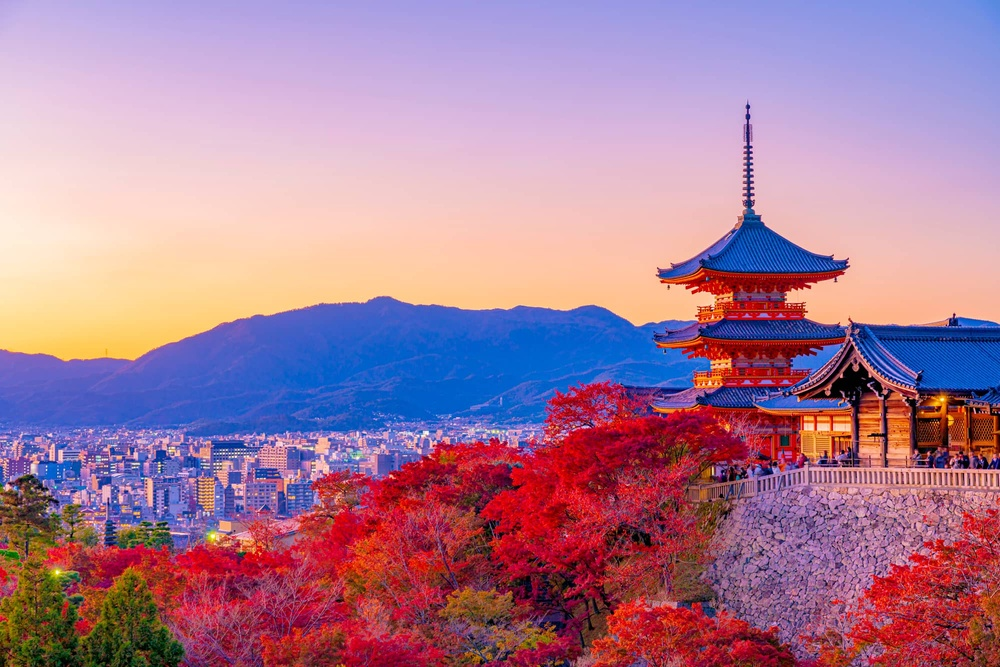
#> input picture report2/photo/photo1.jpg, 1000 x 667 px, shrunk from 2000 x 1334 before the run
$ python get_histogram.py
#> lines starting #> are read from the running program, lines starting #| are printed output that depends on the picture
import cv2
import matplotlib.pyplot as plt

# 画像を読み込み
path = f'./../photo/photo1.jpg'
img = cv2.imread(path)
#> img is the input picture: shape (667, 1000, 3); mean B, G, R 150.6, 124, 167

# ヒストグラムの作成（引数の'img'を[ ]で囲うことを忘れないで下さい）
b_histogram = cv2.calcHist([img], [0], None, [256], [0, 256])
#> b_histogram = 256 values, max 21502 at index 227, min 13 at index 251, mean 2605.5
g_histogram = cv2.calcHist([img], [1], None, [256], [0, 256])
#> g_histogram = 256 values, max 13421 at index 0, min 0 at index 244, mean 2605.5
r_histogram = cv2.calcHist([img], [2], None, [256], [0, 256])
#> r_histogram = 256 values, max 47505 at index 255, min 828 at index 30, mean 2605.5

# Matplotlibで表示するためにRGBの並びに変更する
rgb_img = cv2.cvtColor(img, cv2.COLOR_BGR2RGB)

# ヒストグラムの可視化
plt.rcParams["figure.figsize"] = [12,3.8]
plt.subplots_adjust(left=0.05, right=0.95, bottom=0.15, top=0.9)
plt.subplot(121)
plt.imshow(rgb_img)
plt.axis("off")
plt.subplot(122)
plt.plot(b_histogram, color='blue', label='blue')
plt.plot(g_histogram, color='green', label='green')
plt.plot(r_histogram, color='red', label='red')
plt.legend(loc=0)
plt.xlabel('Brightness')
plt.ylabel('Count')
plt.show()
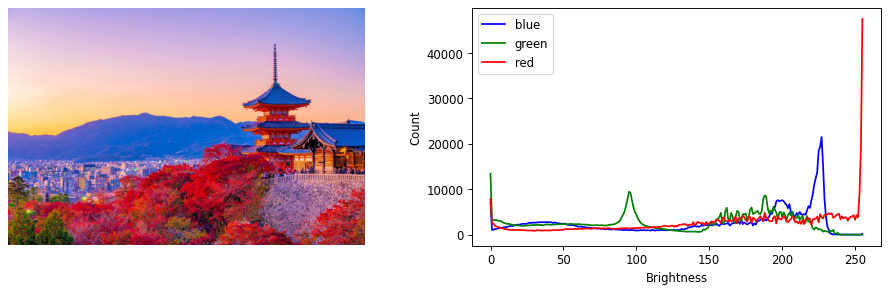
#> figure drawn by matplotlib, 2 panels; panel 2: curve peaks at x = 227, y = 21502; panel 2: curve peaks at x = 0, y = 13421; panel 2: curve peaks at x = 255, y = 47505
